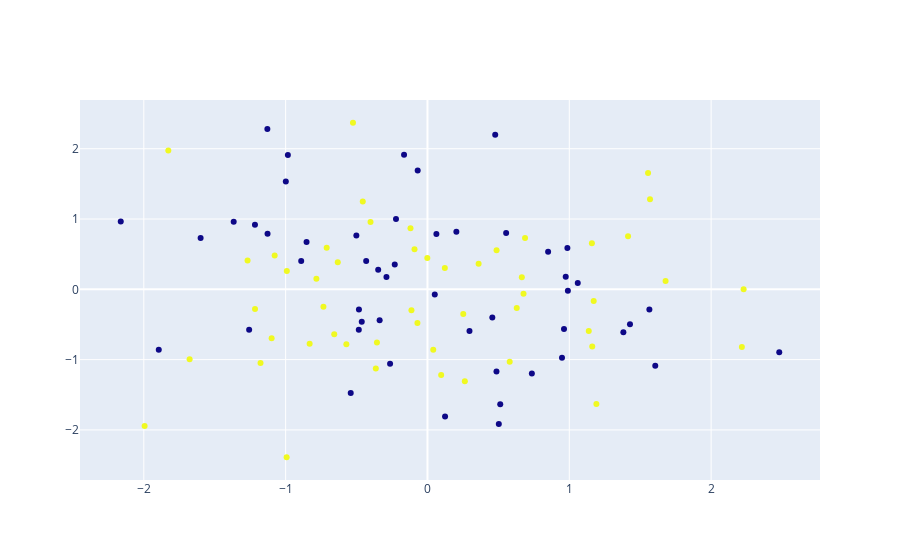

Notebook code for this chart:
### Code cell
pca = PCA(n_components = 2, whiten = True)
pca.fit(X_)
X__ = pca.transform(X_)
fig = go.Figure(data = [go.Scatter(x = X_[:, 0], 
                                     y = X_[:, 1],
                                    
                                     mode =  'markers',
                                     marker = {'size' : 6,      
                                     'color' : y})])
fig.show()
